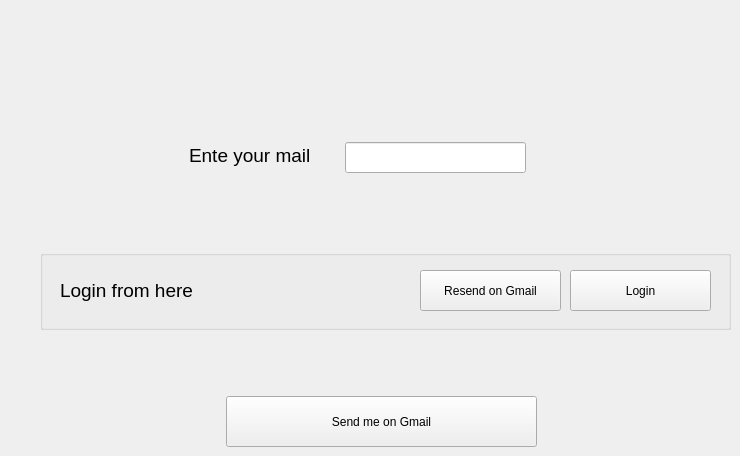
   <widget class="QWidget" name="tab_21">
    <attribute name="title">
     <string>Page</string>
    </attribute>
    <widget class="QLineEdit" name="lineEdit_57">
     <property name="geometry">
      <rect>
       <x>345</x>
       <y>142</y>
       <width>181</width>
       <height>31</height>
      </rect>
     </property>
    </widget>
    <widget class="QLabel" name="label_70">
     <property name="geometry">
      <rect>
       <x>189</x>
       <y>145</y>
       <width>131</width>
       <height>21</height>
      </rect>
     </property>
     <property name="font">
      <font>
       <family>Segoe UI</family>
       <pointsize>14</pointsize>
      </font>
     </property>
     <property name="text">
      <string>Ente your mail</string>
     </property>
    </widget>
    <widget class="QPushButton" name="pushButton_44">
     <property name="geometry">
      <rect>
       <x>226</x>
       <y>396</y>
       <width>311</width>
       <height>51</height>
      </rect>
     </property>
     <property name="text">
      <string>Send me on Gmail</string>
     </property>
    </widget>
    <widget class="QGroupBox" name="groupBox_8">
     <property name="geometry">
      <rect>
       <x>40</x>
       <y>250</y>
       <width>691</width>
       <height>80</height>
      </rect>
     </property>
     <property name="title">
      <string/>
     </property>
     <widget class="QPushButton" name="pushButton_46">
      <property name="geometry">
       <rect>
        <x>530</x>
        <y>20</y>
        <width>141</width>
        <height>41</height>
       </rect>
      </property>
      <property name="text">
       <string>Login</string>
      </property>
     </widget>
     <widget class="QLabel" name="label_71">
      <property name="geometry">
       <rect>
        <x>20</x>
        <y>30</y>
        <width>301</width>
        <height>21</height>
       </rect>
      </property>
      <property name="font">
       <font>
        <family>Segoe UI</family>
        <pointsize>14</pointsize>
       </font>
      </property>
      <property name="text">
       <string>Login from here</string>
      </property>
     </widget>
     <widget class="QPushButton" name="pushButton_47">
      <property name="geometry">
       <rect>
        <x>380</x>
        <y>20</y>
        <width>141</width>
        <height>41</height>
       </rect>
      </property>
      <property name="text">
       <string>Resend on Gmail</string>
      </property>
     </widget>
    </widget>
   </widget>
